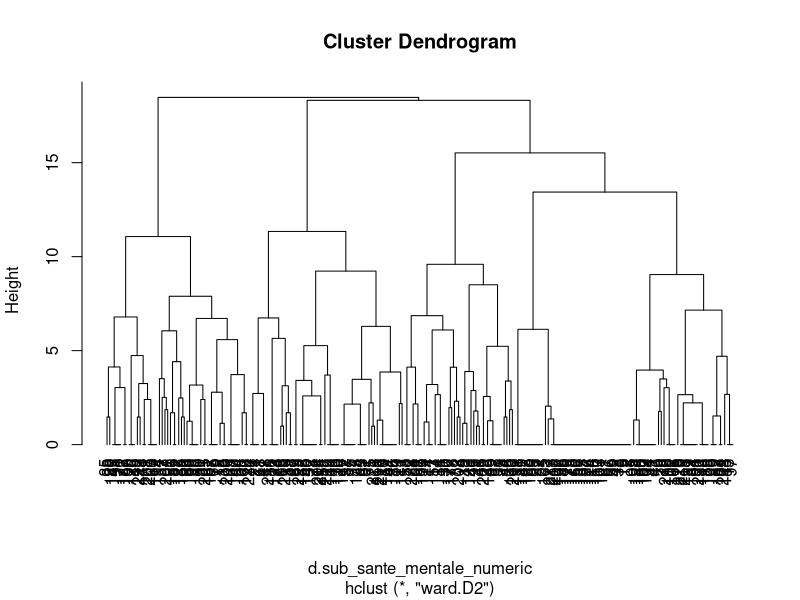
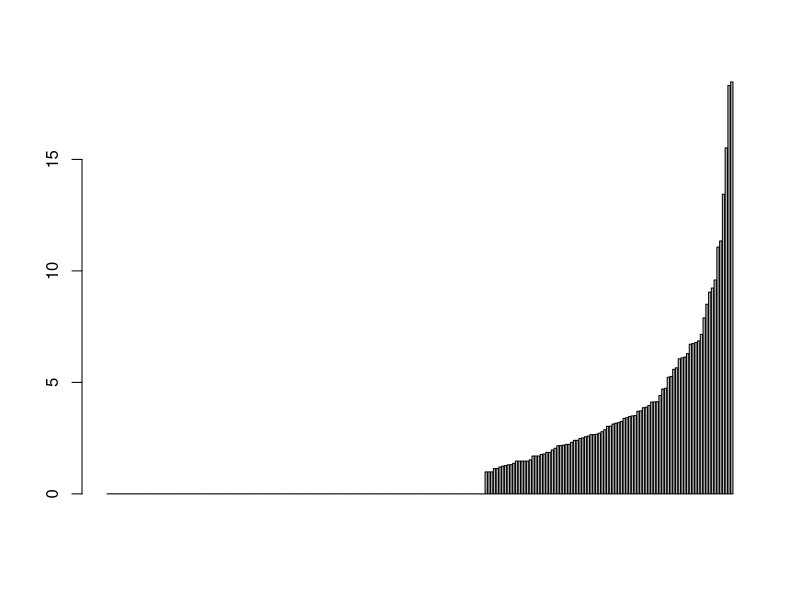
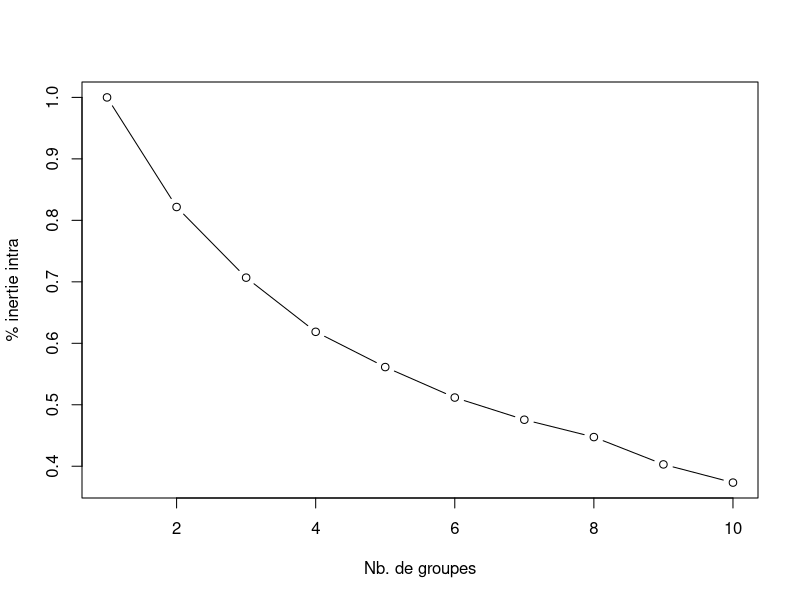
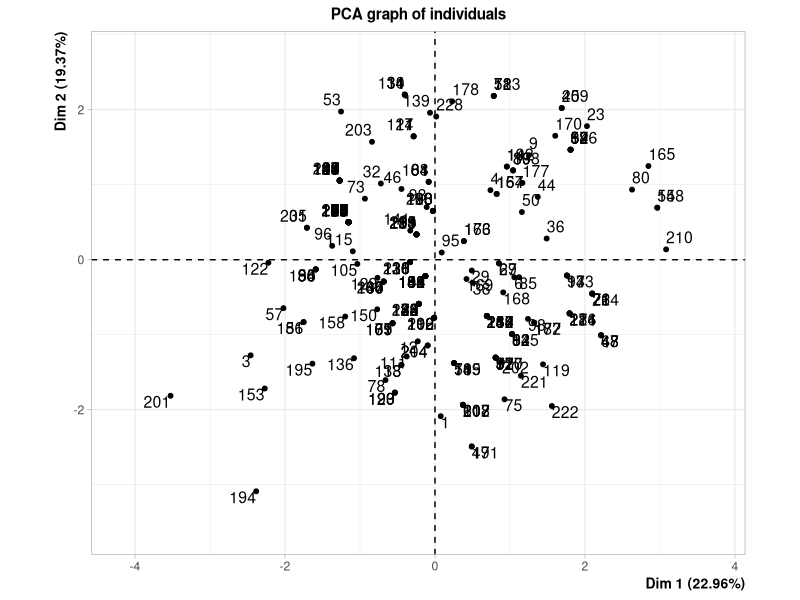
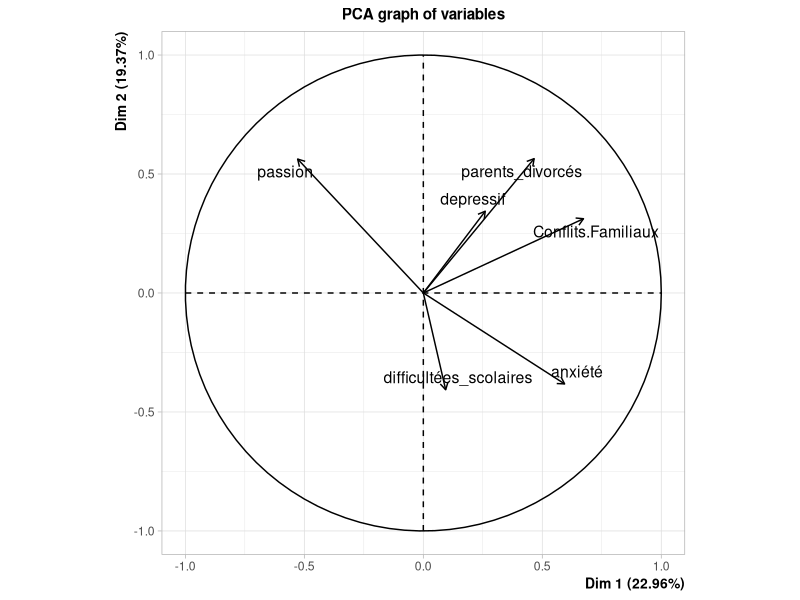

The R script that drew these images, in order:
## ---- chunk 1
sub_sante_mentale=read.csv("sante_mentale_regrouped.csv")
sub_sante_mentale <- sub_sante_mentale[sub_sante_mentale$anxiété %in% c("Oui", "Non"), ]

# Convertir toutes les variables du dataframe en facteurs
for (column in names(sub_sante_mentale)) {
  sub_sante_mentale[[column]] <- as.factor(sub_sante_mentale[[column]])
}

# Subsetting the dataframe to keep only rows where depressif is "Oui" or "Non"
#sub_sante_mentale

# Assuming your data frame is named 'data'
sub_sante_mentale <- sub_sante_mentale[c("passion", "parents_divorcés","Conflits.Familiaux","difficultées_scolaires","anxiété", "depressif")]

#sub_sante_mentale
## ---- chunk 2
sub_sante_mentale_numeric <- as.data.frame(lapply(sub_sante_mentale, function(x) {
  if(is.factor(x)) as.numeric(x) else x
}))

sub_sante_mentale_numeric.cr <- scale(sub_sante_mentale_numeric, center = TRUE, scale = TRUE)
## ---- chunk 3
d.sub_sante_mentale_numeric = dist(sub_sante_mentale_numeric.cr)
cah.ward <- hclust(d.sub_sante_mentale_numeric, method="ward.D2")
plot(cah.ward,hang=-1)
## ---- chunk 4
barplot(cah.ward$height)
## ---- chunk 5
inertie.intra <- rep(0,times=10)
for (k in 1:10){
  kmeans.result <- kmeans(sub_sante_mentale_numeric.cr,centers=k,nstart=100)
  inertie.intra[k] <- kmeans.result$tot.withinss/kmeans.result$totss
}
# graphique
plot(1:10,inertie.intra,type="b",xlab="Nb. de groupes",ylab="% inertie intra")
## ---- chunk 6
kmeans.result <- kmeans(sub_sante_mentale_numeric,centers = 3)
kmeans.result$size
## ---- chunk 7
library(FactoMineR)
res = PCA(sub_sante_mentale_numeric,scale.unit = TRUE)
